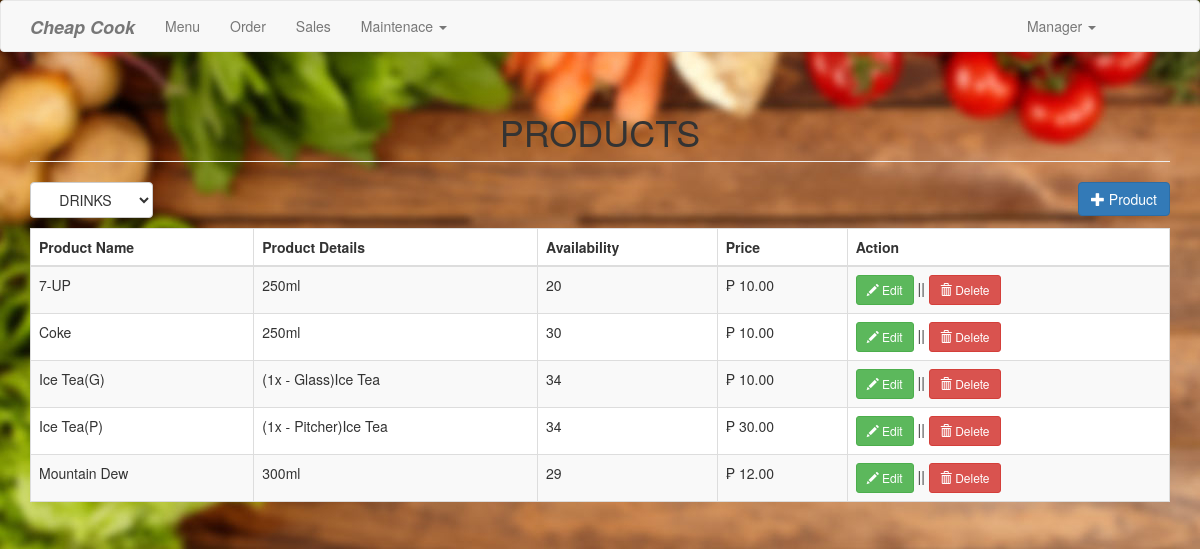
Before: /product.php?category=5 with the older database file.
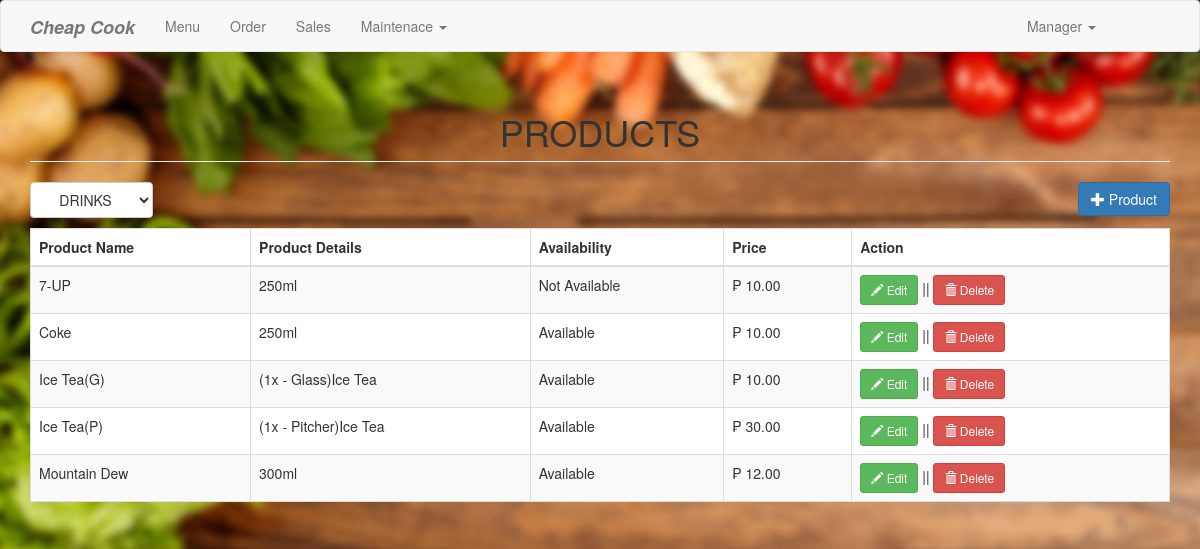
After: the same page with the newer database file.
### tables this page shows
CREATE TABLE  `product` (
  `productid` int(11) NOT NULL,
  `categoryid` int(1) NOT NULL,
  `productname` varchar(30) NOT NULL,
  `productdetails` varchar(100) NOT NULL,
  `prodavail` varchar(15) NOT NULL,
  `price` double NOT NULL,
  `photo` varchar(150) NOT NULL
);

### product.php (the view, shortened to what this page needs)
<?php include('header.php'); ?>
<body>
<?php include('navbar.php'); ?>
<div class="container">
	<h1 class="page-header text-center">PRODUCTS</h1>
	<div class="row">
		<div class="col-md-12">
			<select id="catList" class="btn btn-default">
			<?php
				$sql="select * from category";
				$catquery=$conn->query($sql);
				while($catrow=$catquery->fetch_array()){
					$catid = isset($_GET['category']) ? $_GET['category'] : 0;
					$selected = ($catid == $catrow['categoryid']) ? " selected" : "";
					echo "<option$selected value=".$catrow['categoryid'].">".$catrow['catname']."</option>";
				}
			?>
			</select>
			<a href="#addproduct" data-toggle="modal" class="pull-right btn btn-primary"><span class="glyphicon glyphicon-plus"></span> Product</a>
		</div>
	</div>
	<div style="margin-top:10px;">
		<table class="table table-striped table-bordered"  style="background-color: white">
			<thead>
				<th>Product Name</th>
				<th>Product Details</th>
				<th>Availability</th>
				<th>Price</th>
				<th>Action</th>
			</thead>
			<tbody>
				<?php
					$where = "";
					if(isset($_GET['category']))
					{
						$catid=$_GET['category'];
						$where = " WHERE product.categoryid = $catid";
					}
					$sql="select * from product left join category on category.categoryid=product.categoryid $where order by product.categoryid asc, productname asc";
					$query=$conn->query($sql);
					while($row=$query->fetch_array()){
						?>
						<tr>
							<td><?php echo $row['productname']; ?></td>
							<td><?php echo $row['productdetails']; ?></td>
							<td><?php echo $row['prodavail']; ?></td>
							<td>&#8369; <?php echo number_format($row['price'], 2); ?></td>
							<td>
								<a href="#editproduct<?php echo $row['productid']; ?>" data-toggle="modal" class="btn btn-success btn-sm"><span class="glyphicon glyphicon-pencil"></span> Edit</a> || <a href="#deleteproduct<?php echo $row['productid']; ?>" data-toggle="modal" class="btn btn-danger btn-sm"><span class="glyphicon glyphicon-trash"></span> Delete</a>
								<?php include('product_modal.php'); ?>
							</td>
						</tr>
						<?php
					}
				?>
</body>
</html>

Changed rows visible on the page:
changed product "7-UP": prodavail "20" → "Not Available"
changed product "Coke": prodavail "30" → "Available"
changed product "Ice Tea(G)": prodavail "34" → "Available"
changed product "Ice Tea(P)": prodavail "34" → "Available"
changed product "Mountain Dew": prodavail "29" → "Available"
